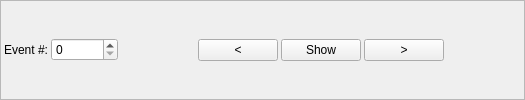
         <widget class="QFrame" name="frEventNumber">
          <property name="minimumSize">
           <size>
            <width>0</width>
            <height>0</height>
           </size>
          </property>
          <property name="frameShape">
           <enum>QFrame::StyledPanel</enum>
          </property>
          <property name="frameShadow">
           <enum>QFrame::Raised</enum>
          </property>
          <layout class="QHBoxLayout" name="horizontalLayout_60">
           <property name="spacing">
            <number>3</number>
           </property>
           <property name="leftMargin">
            <number>3</number>
           </property>
           <property name="topMargin">
            <number>3</number>
           </property>
           <property name="rightMargin">
            <number>3</number>
           </property>
           <property name="bottomMargin">
            <number>3</number>
           </property>
           <item>
            <widget class="QLabel" name="label_40">
             <property name="text">
              <string>Event #:</string>
             </property>
            </widget>
           </item>
           <item>
            <widget class="QSpinBox" name="sbEvent">
             <property name="maximum">
              <number>99999999</number>
             </property>
            </widget>
           </item>
           <item>
            <spacer name="horizontalSpacer_53">
             <property name="orientation">
              <enum>Qt::Horizontal</enum>
             </property>
             <property name="sizeHint" stdset="0">
              <size>
               <width>77</width>
               <height>20</height>
              </size>
             </property>
            </spacer>
           </item>
           <item>
            <widget class="QPushButton" name="pbEventNumberLess">
             <property name="text">
              <string>&lt;</string>
             </property>
            </widget>
           </item>
           <item>
            <widget class="QPushButton" name="pbShowEvent">
             <property name="text">
              <string>Show</string>
             </property>
            </widget>
           </item>
           <item>
            <widget class="QPushButton" name="pbEventNumberMore">
             <property name="text">
              <string>&gt;</string>
             </property>
            </widget>
           </item>
           <item>
            <spacer name="horizontalSpacer_68">
             <property name="orientation">
              <enum>Qt::Horizontal</enum>
             </property>
             <property name="sizeHint" stdset="0">
              <size>
               <width>77</width>
               <height>20</height>
              </size>
             </property>
            </spacer>
           </item>
          </layout>
         </widget>
